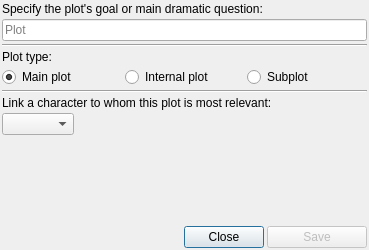
<?xml version="1.0" encoding="UTF-8"?>
<ui version="4.0">
 <class>PlotEditorDialog</class>
 <widget class="QDialog" name="PlotEditorDialog">
  <property name="geometry">
   <rect>
    <x>0</x>
    <y>0</y>
    <width>369</width>
    <height>250</height>
   </rect>
  </property>
  <property name="sizePolicy">
   <sizepolicy hsizetype="Preferred" vsizetype="Maximum">
    <horstretch>0</horstretch>
    <verstretch>0</verstretch>
   </sizepolicy>
  </property>
  <property name="windowTitle">
   <string>Plot editor</string>
  </property>
  <layout class="QVBoxLayout" name="verticalLayout">
   <property name="spacing">
    <number>3</number>
   </property>
   <property name="leftMargin">
    <number>2</number>
   </property>
   <property name="topMargin">
    <number>2</number>
   </property>
   <property name="rightMargin">
    <number>2</number>
   </property>
   <property name="bottomMargin">
    <number>2</number>
   </property>
   <item>
    <widget class="QLabel" name="label">
     <property name="text">
      <string>Specify the plot's goal or main dramatic question:</string>
     </property>
    </widget>
   </item>
   <item>
    <widget class="QLineEdit" name="lineKeyphrase">
     <property name="maximumSize">
      <size>
       <width>16777215</width>
       <height>16777215</height>
      </size>
     </property>
     <property name="placeholderText">
      <string>Plot</string>
     </property>
    </widget>
   </item>
   <item>
    <widget class="Line" name="line_2">
     <property name="orientation">
      <enum>Qt::Horizontal</enum>
     </property>
    </widget>
   </item>
   <item>
    <widget class="QLabel" name="label_2">
     <property name="text">
      <string>Plot type:</string>
     </property>
    </widget>
   </item>
   <item>
    <layout class="QHBoxLayout" name="horizontalLayout_3">
     <item>
      <widget class="QRadioButton" name="rbMainPlot">
       <property name="cursor">
        <cursorShape>PointingHandCursor</cursorShape>
       </property>
       <property name="text">
        <string>Main plot</string>
       </property>
       <property name="checked">
        <bool>true</bool>
       </property>
       <attribute name="buttonGroup">
        <string notr="true">btnGroupType</string>
       </attribute>
      </widget>
     </item>
     <item>
      <widget class="QRadioButton" name="rbInternalPlot">
       <property name="cursor">
        <cursorShape>PointingHandCursor</cursorShape>
       </property>
       <property name="text">
        <string>Internal plot</string>
       </property>
       <attribute name="buttonGroup">
        <string notr="true">btnGroupType</string>
       </attribute>
      </widget>
     </item>
     <item>
      <widget class="QRadioButton" name="rbSubplot">
       <property name="cursor">
        <cursorShape>PointingHandCursor</cursorShape>
       </property>
       <property name="text">
        <string>Subplot</string>
       </property>
       <attribute name="buttonGroup">
        <string notr="true">btnGroupType</string>
       </attribute>
      </widget>
     </item>
    </layout>
   </item>
   <item>
    <widget class="Line" name="line_3">
     <property name="orientation">
      <enum>Qt::Horizontal</enum>
     </property>
    </widget>
   </item>
   <item>
    <widget class="QLabel" name="label_3">
     <property name="text">
      <string>Link a character to whom this plot is most relevant:</string>
     </property>
     <property name="wordWrap">
      <bool>true</bool>
     </property>
    </widget>
   </item>
   <item>
    <layout class="QHBoxLayout" name="horizontalLayout">
     <item>
      <widget class="QComboBox" name="cbCharacter">
       <property name="maximumSize">
        <size>
         <width>200</width>
         <height>16777215</height>
        </size>
       </property>
      </widget>
     </item>
     <item>
      <spacer name="horizontalSpacer_2">
       <property name="orientation">
        <enum>Qt::Horizontal</enum>
       </property>
       <property name="sizeHint" stdset="0">
        <size>
         <width>40</width>
         <height>20</height>
        </size>
       </property>
      </spacer>
     </item>
    </layout>
   </item>
   <item>
    <spacer name="verticalSpacer">
     <property name="orientation">
      <enum>Qt::Vertical</enum>
     </property>
     <property name="sizeHint" stdset="0">
      <size>
       <width>20</width>
       <height>40</height>
      </size>
     </property>
    </spacer>
   </item>
   <item>
    <layout class="QHBoxLayout" name="horizontalLayout_2">
     <item>
      <spacer name="horizontalSpacer">
       <property name="orientation">
        <enum>Qt::Horizontal</enum>
       </property>
       <property name="sizeHint" stdset="0">
        <size>
         <width>40</width>
         <height>20</height>
        </size>
       </property>
      </spacer>
     </item>
     <item>
      <widget class="QPushButton" name="btnClose">
       <property name="minimumSize">
        <size>
         <width>80</width>
         <height>0</height>
        </size>
       </property>
       <property name="cursor">
        <cursorShape>PointingHandCursor</cursorShape>
       </property>
       <property name="text">
        <string>Close</string>
       </property>
       <property name="base" stdset="0">
        <bool>true</bool>
       </property>
      </widget>
     </item>
     <item>
      <widget class="QPushButton" name="btnSave">
       <property name="enabled">
        <bool>false</bool>
       </property>
       <property name="minimumSize">
        <size>
         <width>100</width>
         <height>0</height>
        </size>
       </property>
       <property name="cursor">
        <cursorShape>PointingHandCursor</cursorShape>
       </property>
       <property name="text">
        <string>Save</string>
       </property>
       <property name="positive" stdset="0">
        <bool>true</bool>
       </property>
       <property name="base" stdset="0">
        <bool>true</bool>
       </property>
      </widget>
     </item>
    </layout>
   </item>
  </layout>
 </widget>
 <resources/>
 <connections/>
 <buttongroups>
  <buttongroup name="btnGroupType"/>
 </buttongroups>
</ui>
